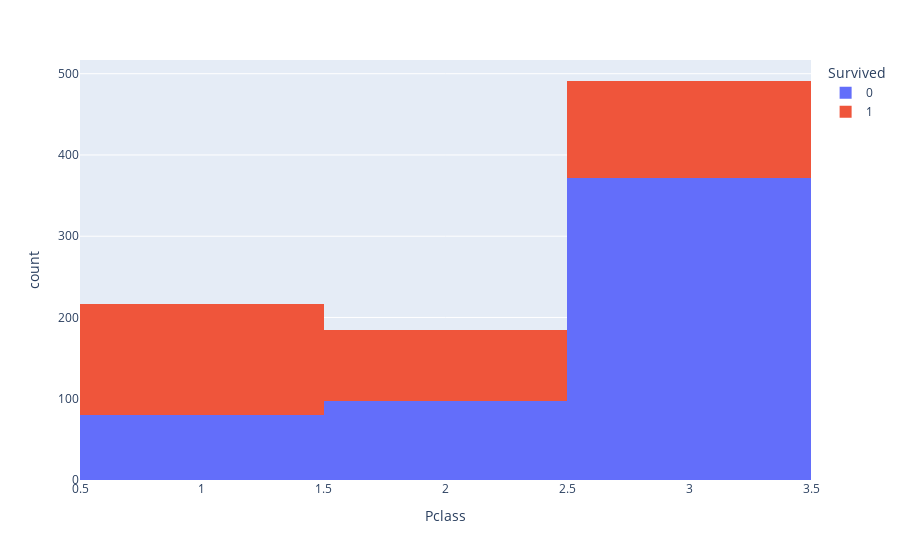

The code cell stored with this chart in its notebook:
### Markdown cell above
Insights: the survival rate of males is lower than the survival rate of females

### Code cell
fig = px.histogram(raw_training_data, x='Pclass', color='Survived')

fig.show()

### Figure 1 — Plotly figure (JSON) as saved in the notebook; plotly's stock layout.template omitted (floating-point values rounded to 4 significant figures; data arrays with more than 128 entries replaced by an {"elided": "..."} marker saying what was removed)
{"data": [{"bingroup": "x", "hovertemplate": "Survived=0<br>Pclass=%{x}<br>count=%{y}<extra></extra>", "legendgroup": "0", "marker": {"color": "#636efa", "pattern": {"shape": ""}}, "name": "0", "orientation": "v", "showlegend": true, "type": "histogram", "x": {"elided": "549 int values"}, "xaxis": "x", "yaxis": "y"}, {"bingroup": "x", "hovertemplate": "Survived=1<br>Pclass=%{x}<br>count=%{y}<extra></extra>", "legendgroup": "1", "marker": {"color": "#EF553B", "pattern": {"shape": ""}}, "name": "1", "orientation": "v", "showlegend": true, "type": "histogram", "x": {"elided": "342 int values"}, "xaxis": "x", "yaxis": "y"}], "layout": {"barmode": "relative", "legend": {"title": {"text": "Survived"}, "tracegroupgap": 0}, "margin": {"t": 60}, "xaxis": {"anchor": "y", "domain": [0, 1], "title": {"text": "Pclass"}}, "yaxis": {"anchor": "x", "domain": [0, 1], "title": {"text": "count"}}}}
